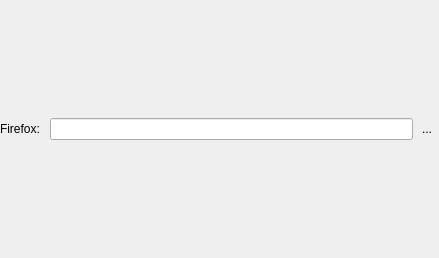
<?xml version="1.0" encoding="UTF-8"?>
<ui version="4.0">
 <class>ProfilesPage</class>
 <widget class="QWidget" name="ProfilesPage">
  <property name="geometry">
   <rect>
    <x>0</x>
    <y>0</y>
    <width>439</width>
    <height>258</height>
   </rect>
  </property>
  <property name="windowTitle">
   <string>Form</string>
  </property>
  <layout class="QGridLayout" name="gridLayout">
   <property name="leftMargin">
    <number>0</number>
   </property>
   <property name="topMargin">
    <number>0</number>
   </property>
   <property name="rightMargin">
    <number>0</number>
   </property>
   <property name="bottomMargin">
    <number>0</number>
   </property>
   <property name="horizontalSpacing">
    <number>0</number>
   </property>
   <item row="0" column="0">
    <layout class="QVBoxLayout" name="verticalLayoutPP">
     <property name="spacing">
      <number>6</number>
     </property>
     <item>
      <layout class="QHBoxLayout" name="horizontalLayout">
       <property name="spacing">
        <number>10</number>
       </property>
       <item>
        <widget class="QLabel" name="label_5">
         <property name="text">
          <string>Firefox:</string>
         </property>
        </widget>
       </item>
       <item>
        <layout class="QHBoxLayout" name="horizontalLayout_3">
         <property name="spacing">
          <number>2</number>
         </property>
         <item>
          <widget class="QLineEdit" name="txtFirefoxPath"/>
         </item>
         <item>
          <widget class="QToolButton" name="btnSelectPathFirefox">
           <property name="text">
            <string>...</string>
           </property>
           <property name="autoRaise">
            <bool>true</bool>
           </property>
          </widget>
         </item>
        </layout>
       </item>
      </layout>
     </item>
    </layout>
   </item>
  </layout>
 </widget>
 <resources/>
 <connections/>
</ui>
